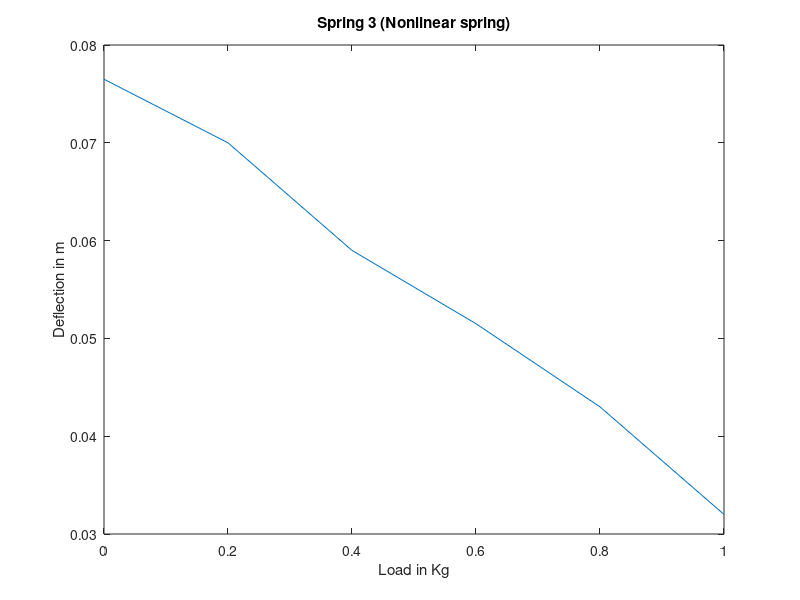

Source code (MATLAB):
%% Readme    

n = [27,34];  
r = [2.85,2.88]/2/1000 ;    % in m
R = [41.8,31.96]/2/1000;    % in m
G = 27 *10^9;               % in pascals   (Enter appropriate value)
k = (G/4) *((r.^4)./(R.^3))./n;   % theoretical values for spring 1 ,spring2

%Note : variable kt generated in the workspace is spring constant obtained after linear regression  
%       variable ktt1,ktt2 represent piecewise spring constants 

%%  Spring 1
s1 = [0,410,409;200,411,410;400,412,413;600,414,415;800,416,418;1000,421,421];
s1=s1/1000;
sp1 = [s1(:,1), (s1(:,2)+s1(:,3))/2];
% plot(sp1(:,1),sp1(:,2));
plot(sp1(:,2),sp1(:,1));
xlabel('Load in Kg');
ylabel('Deflection in m');
title('Spring 1');
pause;
% y = p1*x + p2; ,p1=.011286 ,p2 =.40852
p1=.011286;
kt1 = 1/p1;

g = -sp1(1:5,:)+ sp1(2:end,:); 
ktt1= g(:,1)./g(:,2); 

%%  Spring 2

s2 = [0,9.85,9.82;2,8.8,8.74;2.5,8.27,8.13;3,7.86,7.7;3.5,7.29,7.29];
s2(:,2:3)=s2(:,2:3)/100;
sp2 = [s2(:,1), (s2(:,2)+s2(:,3))/2];

plot(sp2(:,1),sp2(:,2));
xlabel('Load in Kg');
ylabel('Deflection in m');
title('Spring 2');
% y = p1*x + p2; ,p1=.00071644 ,p2 =.099512
p1=.0071644;
kt2 = 1/p1;
kt = [kt1,kt2];
g = -sp2(1:4,:)+ sp2(2:end,:); 
ktt2= g(:,1)./g(:,2); 
pause;
%% Nonlin spring
s3 = [0,7.5,7.8;200,7.1,6.9;400,6.0,5.8;600,5.2,5.1;800,4.4,4.2;1000,3.2,3.2];
s3(:,2:3)=s3(:,2:3)/100;
s3(:,1)=s3(:,1)/1000;
sp3 = [s1(:,1), (s3(:,2)+s3(:,3))/2];
plot(sp3(:,1),sp3(:,2));
xlabel('Load in Kg');
ylabel('Deflection in m');
title('Spring 3 (Nonlinear spring)');